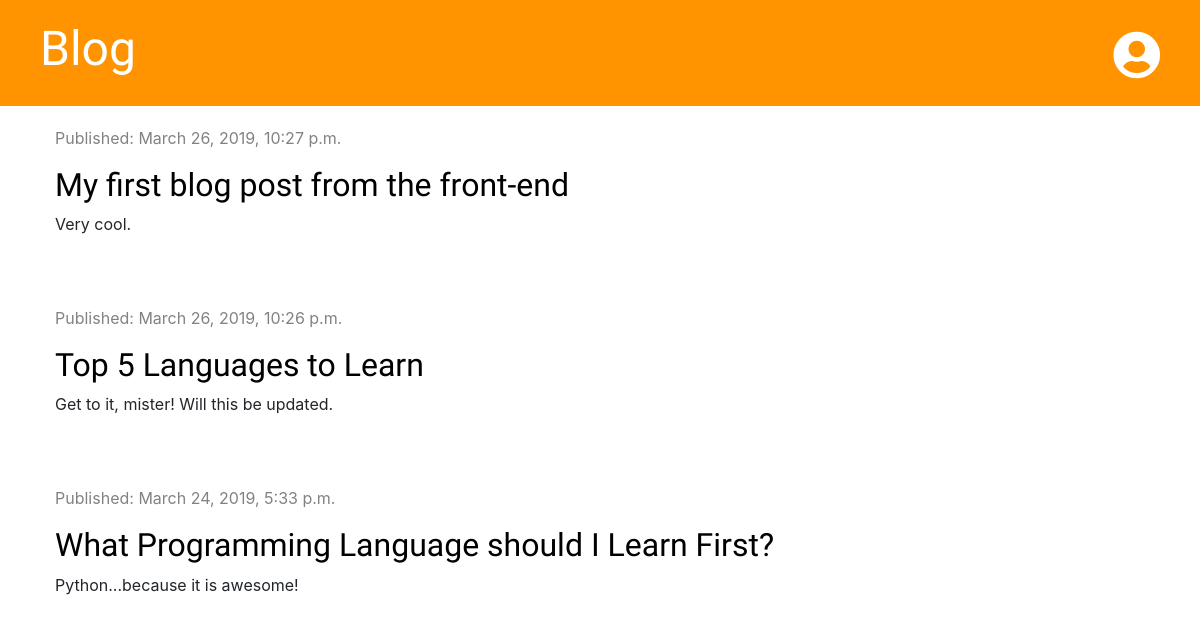
The app's page /, older data.
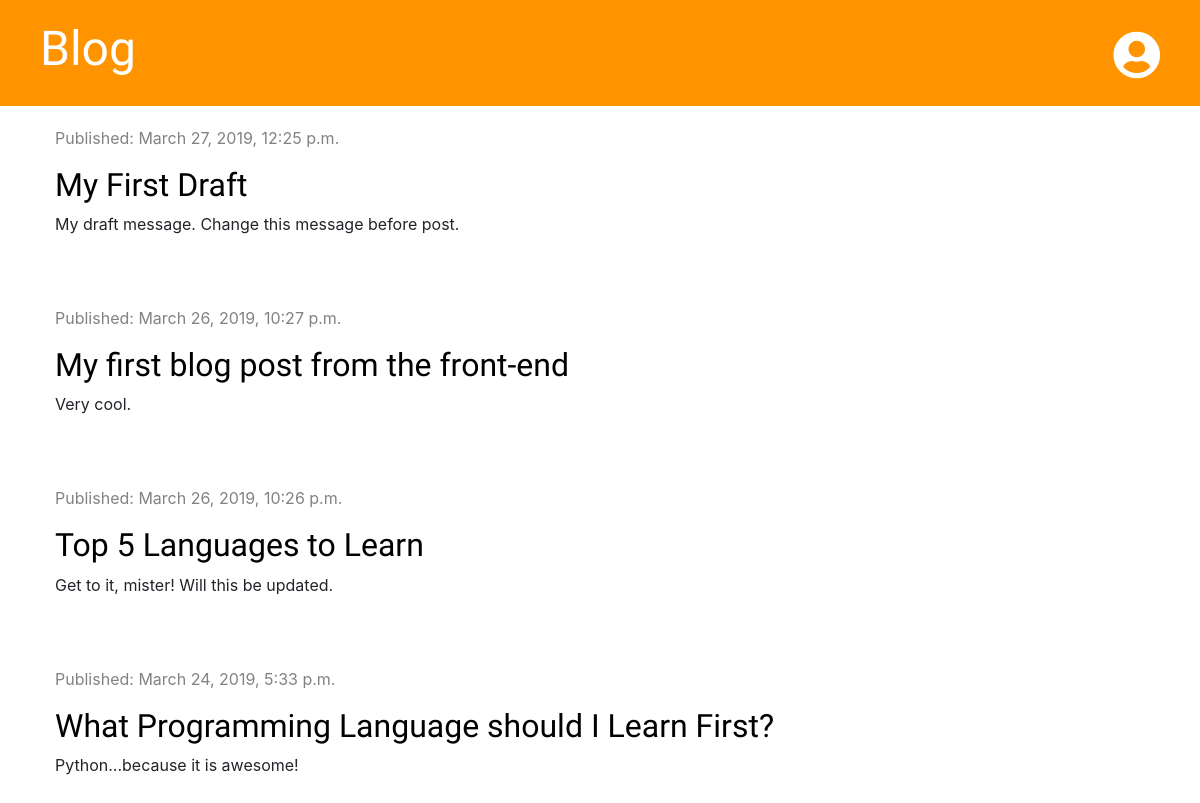
The same page, newer data.
### blog/models.py (models this page shows, shortened)
class Post(models.Model):
    author = models.ForeignKey('auth.User', on_delete=models.CASCADE)
    title = models.CharField(max_length=200)
    text = models.TextField()
    date_created = models.DateTimeField(default=timezone.now)
    published_date = models.DateTimeField(blank=True, null=True)

### blog/views.py (the view)
# urls.py: path('', views.post_list, name='post_list'),
def post_list(request):
    posts = Post.objects.filter(published_date__lte=timezone.now()).order_by('-published_date')
    stuff_for_frontend = {'posts': posts}
    return render(request,'blog/post_list.html',stuff_for_frontend)

### blog/templates/blog/post_list.html (shortened to what this page needs)
{% extends 'blog/base.html' %}
{% block content %}
    {% for post in posts %}
        <div class="post">
            <div class="date">
                <p>Published: {{ post.published_date}}</p>
            </div>
            <h1><a href="{% url 'post_detail' pk=post.pk %}">{{ post.title }}</a></h1>
            <p>{{ post.text | linebreaksbr }}</p>
        </div>
    {% endfor %}
{% endblock %}

Row changes from the older to the newer data that the page shows:
added Post: published_date "March 27, 2019, 12:25 p.m.", title "My First Draft", text "My draft message. Change this message before post."
